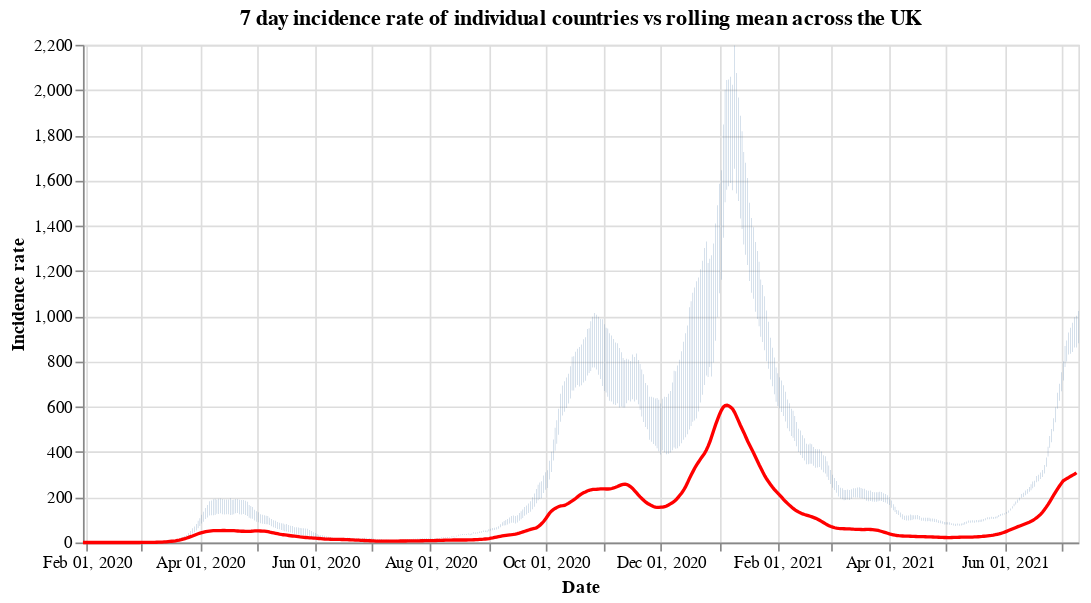

The cell this chart's notebook holds for it:
### Code cell
#collapse
countries = uk_cases['areaName'].unique()
countries.sort()

selection = alt.selection_single(
    name='Select',
    fields=['areaName'],
    init={'areaName': 'Wales'},
    bind={'areaName': alt.binding_select(options=countries)}
)

# scatter plot, modify opacity based on selection
bars = alt.Chart(uk_cases).mark_bar().add_selection(
    selection
).encode(
    x=alt.X("yearmonthdate(date):T", axis=alt.Axis(title='Date')),
    y=alt.Y("weeklyCasesRate:Q", axis=alt.Axis(title='Incidence rate')),
    tooltip='weeklyCasesRate:Q',
    opacity=alt.condition(selection, alt.value(1), alt.value(0))
).properties(title=f'7 day incidence rate of individual countries vs rolling mean across the UK', width=600)

line = alt.Chart(overview_cases).mark_line(
    color='red',
    size=2,
).transform_window(
    rolling_mean='mean(weeklyCasesRate)',
    frame=[0, 7]
).encode(
    x='yearmonthdate(date):T',
    y='rolling_mean:Q'
)

alt.layer(bars, line)

### Figure 1 — Vega-Lite specification as saved in the notebook (floating-point values rounded to 4 significant figures; data arrays with more than 128 entries replaced by an {"elided": "..."} marker saying what was removed)
{"config": {"view": {"continuousWidth": 400, "continuousHeight": 300}}, "layer": [{"data": {"name": "data-78f8d9f5c1d124dcad2b0d735d01da43"}, "mark": "bar", "encoding": {"opacity": {"condition": {"value": 1, "selection": "Select"}, "value": 0}, "tooltip": {"type": "quantitative", "field": "weeklyCasesRate"}, "x": {"type": "temporal", "axis": {"title": "Date"}, "field": "date", "timeUnit": "yearmonthdate"}, "y": {"type": "quantitative", "axis": {"title": "Incidence rate"}, "field": "weeklyCasesRate"}}, "selection": {"Select": {"type": "single", "fields": ["areaName"], "init": {"areaName": "Wales"}, "bind": {"areaName": {"input": "select", "options": ["England", "Northern Ireland", "Scotland", "Wales"]}}}}, "title": "7 day incidence rate of individual countries vs rolling mean across the UK", "width": 600}, {"data": {"name": "data-6db2839278b784b9756543d59e3e68d5"}, "mark": {"type": "line", "color": "red", "size": 2}, "encoding": {"x": {"type": "temporal", "field": "date", "timeUnit": "yearmonthdate"}, "y": {"type": "quantitative", "field": "rolling_mean"}}, "transform": [{"window": [{"op": "mean", "field": "weeklyCasesRate", "as": "rolling_mean"}], "frame": [0, 7]}]}], "$schema": "https://vega.github.io/schema/vega-lite/v4.8.1.json", "datasets": {"data-78f8d9f5c1d124dcad2b0d735d01da43": {"elided": "2016 records"}, "data-6db2839278b784b9756543d59e3e68d5": {"elided": "527 records"}}}
